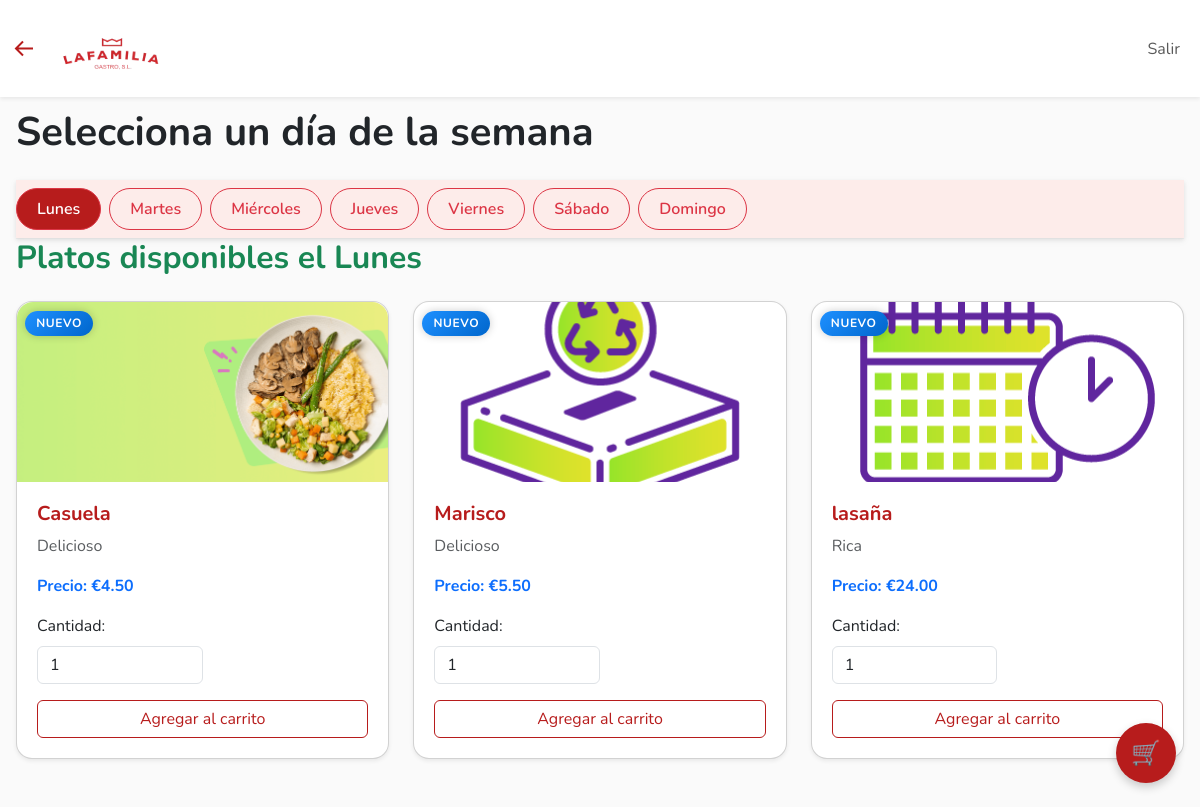
Before: /main/ (signed in) with the older database file.
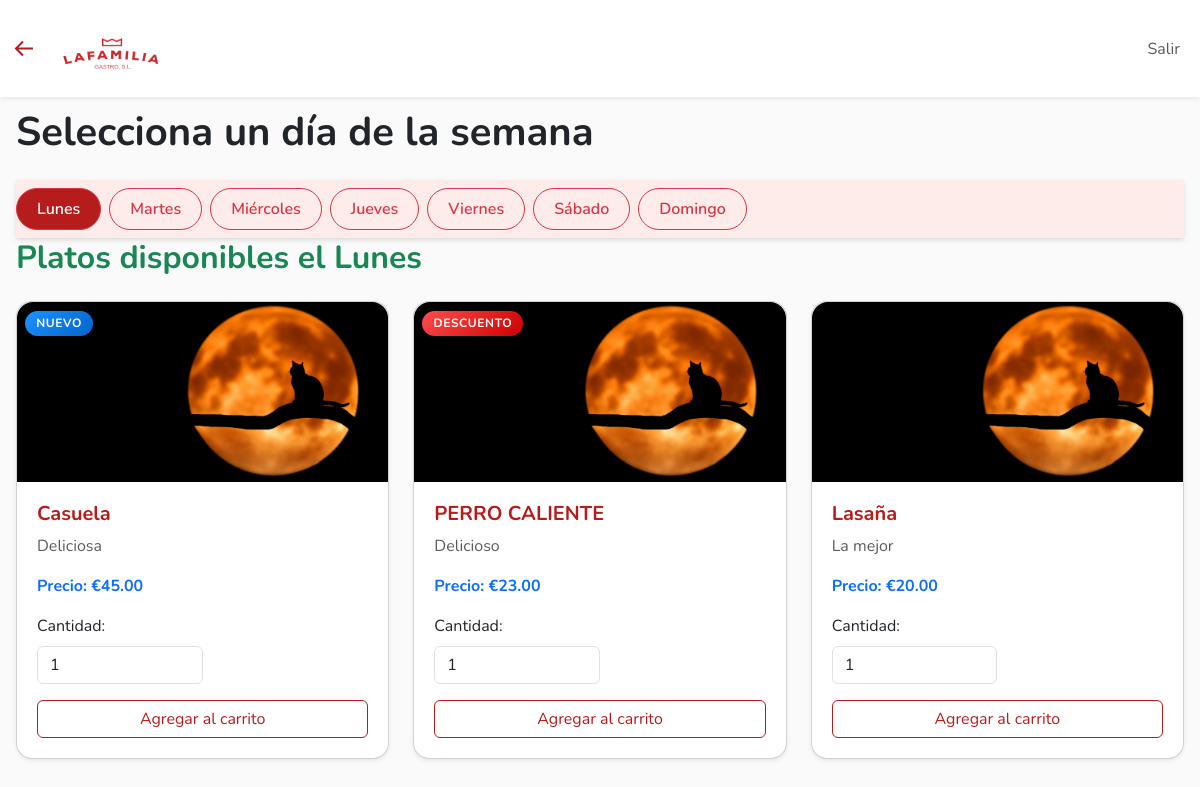
After: the same page with the newer database file.
### myapp/models.py (models this page shows, shortened)
class DisponibilidadPlato(models.Model):
    DIAS_SEMANA = [
        ('LUN', 'Lunes'),
        ('MAR', 'Martes'),
        ('MIE', 'Miércoles'),
        ('JUE', 'Jueves'),
        ('VIE', 'Viernes'),
        ('SAB', 'Sábado'),
        ('DOM', 'Domingo'),
    ]
    plato = models.ForeignKey(Plato, on_delete=models.CASCADE)
    dia = models.CharField(max_length=3, choices=DIAS_SEMANA, default='LUN')
    class Meta:
        unique_together = ('plato', 'dia')

class Plato(models.Model):
    codigo = models.CharField(max_length=50, unique=True)  # nuevo campo código, único
    nombre = models.CharField(max_length=100)
    descripcion = models.TextField(blank=True)
    precio = models.DecimalField(max_digits=8, decimal_places=2)
    imagen = models.ImageField(upload_to='platos/', blank=True, null=True)
    kilogramos = models.DecimalField(max_digits=5, decimal_places=2, default=0.5)
    GRUPOS_CHOICES = [
        ('CARNE', 'Carnes'),
        ('VERDURA', 'Verduras'),
        ('PESCADO', 'Pescados'),
        ('OTROS', 'Otros'),
    ]
    grupo = models.CharField(max_length=20, choices=GRUPOS_CHOICES, default='OTROS')
    ingredientes = models.TextField(blank=True, help_text="Lista de ingredientes del plato")
    alergenos = models.TextField(blank=True, help_text="Alergenos presentes en el plato")
    vida_util = models.CharField(max_length=100, default="5 días")
    precio_sin_iva = models.DecimalField(max_digits=6, decimal_places=2, default=5.99)
    calorias = models.IntegerField(help_text="Cantidad de calorías", null=True, blank=True)
    proteinas = models.DecimalField(max_digits=5, decimal_places=2, null=True, blank=True)
    grasa = models.DecimalField(max_digits=5, decimal_places=2, null=True, blank=True)
    carbohidratos = models.DecimalField(max_digits=5, decimal_places=2, null=True, blank=True)
    sodio = models.DecimalField(max_digits=6, decimal_places=2, null=True, blank=True)
    ESTADO_CHOICES = [
        ('NUEVO', 'Nuevo'),
        ('DESCUENTO', 'Descuento'),
        ('COMUN', 'Común'),
    ]
    estado = models.CharField(max_length=10, choices=ESTADO_CHOICES, default='NUEVO')

### myapp/views.py (the view, shortened to what this page needs)
# urls.py: path('main/', views.main, name='main'),
@login_required(login_url='signin')  # Aquí le dices a dónde ir si no está logueado
def main(request):
    dias_semana = dict(DisponibilidadPlato.DIAS_SEMANA)
    dia_actual = request.GET.get('dia', 'LUN')
    disponibles = DisponibilidadPlato.objects.filter(dia=dia_actual).select_related('plato')
    carrito_items = CarritoItem.objects.filter(usuario=request.user)
    total_carrito = sum(item.subtotal() for item in carrito_items)
    return render(request, 'main.html', {
        'dias_semana': dias_semana,
        'dia_actual': dia_actual,
        'dia_actual_nombre': dias_semana.get(dia_actual, ''),
        'disponibles': disponibles,
        'carrito_items': carrito_items,
        'total_carrito': total_carrito,
    })

### myapp/models.py (called while the page is built)
    def subtotal(self):
        return self.cantidad * self.plato.precio

### templates/main.html (shortened to what this page needs)
{% load static %}
<!DOCTYPE html>
<html lang="es">
<head>
  <link href="https://cdn.jsdelivr.net/npm/bootstrap@5.3.6/dist/css/bootstrap.min.css" rel="stylesheet">
  <link href='https://unpkg.com/boxicons@2.1.4/css/boxicons.min.css' rel='stylesheet'>
</head>
<body style="padding-top: 60px;">
<nav class="navbar navbar-expand-lg navbar-light navbar-custom shadow-sm fixed-top transition-navbar">
  <div class="container-fluid">
    <a class="navbar-brand d-flex align-items-center gap-2 text-decoration-none" href="/" style="color: #b71c1c;">
  <i class='bx bx-arrow-back' style='font-size: 1.5rem; color: #b71c1c;'></i>
  <img src="{% static 'img/imagen1-removebg-preview.png' %}" alt="el logo" style="height: 55px;">
</a>
    <div class="collapse navbar-collapse" id="navbarNav">
      <ul class="navbar-nav ms-auto">
        <li class="nav-item"><a class="nav-link" href="{% url 'logout' %}">Salir</a></li>
      </ul>
    </div>
  </div>
</nav>
<div class="container-fluid px-3 my-5">
  <h1 class="mb-4 text-dark">Selecciona un día de la semana</h1>
  <section class="sticky-top dias-scroll-wrapper" style="top: 70px; z-index: 1020; background-color: #fdecea;">
  <div class="container-fluid py-2 px-2 shadow-sm transition">
    <div class="dias-scroll d-flex overflow-auto gap-2">
      {% for codigo, nombre in dias_semana.items %}
        <form method="get" action="{% url 'main' %}">
          <button type="submit" class="btn btn-outline-danger {% if dia_actual == codigo %}active{% endif %}">
            {{ nombre }}
          </button>
        </form>
      {% endfor %}
    </div>
  </div>
  </section>
  <h2 class="mb-4 fw-bold text-success">Platos disponibles el {{ dia_actual_nombre }}</h2>
  {% if disponibles %}
    <div class="row row-cols-1 row-cols-md-3 g-4 mb-5">
      {% for disp in disponibles %}
        <div class="col">
      <div class="card d-flex flex-column h-100 shadow-sm clickable-card position-relative"
     data-nombre="{{ disp.plato.nombre|escapejs }}"
     data-descripcion="{{ disp.plato.descripcion|escapejs }}"
     data-precio="{{ disp.plato.precio }}"
     {% if disp.plato.imagen %}
       data-imagen="{{ disp.plato.imagen.url }}"
     {% else %}
       data-imagen=""
     {% endif %}
     data-grupo="{{ disp.plato.get_grupo_display|escapejs }}"
     data-kilogramos="{{ disp.plato.kilogramos }}"
     data-vida-util="{{ disp.plato.vida_util|escapejs }}"
     data-calorias="{{ disp.plato.calorias|default:'' }}"
     data-proteinas="{{ disp.plato.proteinas|default:'' }}"
     data-grasa="{{ disp.plato.grasa|default:'' }}"
     data-carbohidratos="{{ disp.plato.carbohidratos|default:'' }}"
     data-sodio="{{ disp.plato.sodio|default:'' }}"
     data-ingredientes="{{ disp.plato.ingredientes|escapejs }}"
     data-alergenos="{{ disp.plato.alergenos|escapejs }}"
     style="cursor: pointer;"
      >
  {% if disp.plato.estado != "COMUN" %}
  <div class="position-absolute top-0 start-0 m-2">
    <span class="badge estado-badge {{ disp.plato.estado|lower }}">
      {{ disp.plato.get_estado_display }}
    </span>
  </div>
{% endif %}
  {% if disp.plato.imagen %}
    <img src="{{ disp.plato.imagen.url }}" class="card-img-top" alt="{{ disp.plato.nombre }}">
  {% endif %}
  <div class="card-body">
    <h5 class="card-title">{{ disp.plato.nombre }}</h5>
    <p class="card-text text-muted">{{ disp.plato.descripcion }}</p>
    <p class="fw-bold text-primary">Precio: €{{ disp.plato.precio }}</p>
    <form method="post" action="">
      <div class="mb-3">
        <label class="form-label">Cantidad:</label>
        <input type="number" name="cantidad" value="1" min="1" class="form-control w-50">
      </div>
      <button type="submit" class="btn btn-outline-primary w-100">Agregar al carrito</button>
    </form>
  </div>
</div>
        </div>
      {% endfor %}
    </div>
  {% else %}
    <p class="text-muted">No hay platos disponibles para este día.</p>
  {% endif %}
</div>
{% if carrito_items %}
  <button class="btn btn-carrito" data-bs-toggle="modal" data-bs-target="#carritoModal" title="Ver carrito">
    🛒
  </button>
{% endif %}
</body>
</html>

### templates/main.html (style rules this page uses)
:root { --rojo-empresa: #b71c1c; --rojo-claro: #d32f2f; }
body { font-family: 'Nunito', sans-serif; }
.navbar-custom { background-color: white; }
.btn-primary, .btn-outline-primary { background-color: var(--rojo-empresa); border-color: var(--rojo-empresa); }
.btn-outline-primary { background-color: transparent; color: var(--rojo-empresa); }
.card { border-radius: 16px; }
.card-img-top { border-top-left-radius: 16px; border-top-right-radius: 16px; object-fit: cover; height: 180px; }
.transition-navbar { transition: all 0.3s ease; padding-top: 1rem; padding-bottom: 1rem; }
.dias-scroll { white-space: nowrap; scrollbar-width: thin; }
.dias-scroll form { flex-shrink: 0; }
.dias-scroll .btn.active { background-color: var(--rojo-empresa); color: white; }
.transition { transition: all 0.3s ease-in-out; }
body { background-color: #fafafa; color: #333; }
h1, h2, h5 { font-weight: 700; color: #222; }
.card-body { padding: 1.25rem; }
.card h5 { font-size: 1.25rem; color: var(--rojo-empresa); }
.dias-scroll button { border-radius: 50px; padding: 0.5rem 1.25rem; font-weight: 600; }
.dias-scroll-wrapper { background-color: white; box-shadow: 0 2px 8px rgba(0,0,0,0.05); border-bottom: 1px solid #eee; }
.dias-scroll-wrapper > .container-fluid { padding-left: 0 !important; padding-right: 0 !important; }
.dias-scroll { padding-left: 0 !important; padding-right: 0 !important; margin-left: 0 !important; margin-right: 0 !important; }
.estado-badge { padding: 0.4rem 0.7rem; font-size: 0.75rem; border-radius: 1rem; font-weight: 700; color: white; text-transform: uppercase; letter-spacing: 0.05em; box-shadow: 0 0 8px rgba(0, 0, 0, 0.2); }
.estado-badge.nuevo { background: linear-gradient(135deg, #1e90ff, #0066cc); animation: pulse-blue 2s infinite; }
.estado-badge.descuento { background: linear-gradient(135deg, #ff4d4d, #cc0000); animation: pulse-red 2s infinite; }

Changed rows visible on the page:
removed DisponibilidadPlato: plato.estado "NUEVO", plato.imagen (picture), plato.nombre "Casuela", plato.descripcion "Delicioso", plato.precio "4.50"
removed DisponibilidadPlato: plato.estado "NUEVO", plato.imagen (picture), plato.nombre "Marisco", plato.descripcion "Delicioso", plato.precio "5.50"
removed DisponibilidadPlato: plato.estado "NUEVO", plato.imagen (picture), plato.nombre "lasaña", plato.descripcion "Rica", plato.precio "24.00"
added DisponibilidadPlato: plato.estado "NUEVO", plato.imagen (picture), plato.nombre "Casuela", plato.descripcion "Deliciosa", plato.precio "45.00"
added DisponibilidadPlato: plato.estado "DESCUENTO", plato.imagen (picture), plato.nombre "PERRO CALIENTE", plato.descripcion "Delicioso", plato.precio "23.00"
added DisponibilidadPlato: plato.imagen (picture), plato.nombre "Lasaña", plato.descripcion "La mejor", plato.precio "20.00"
